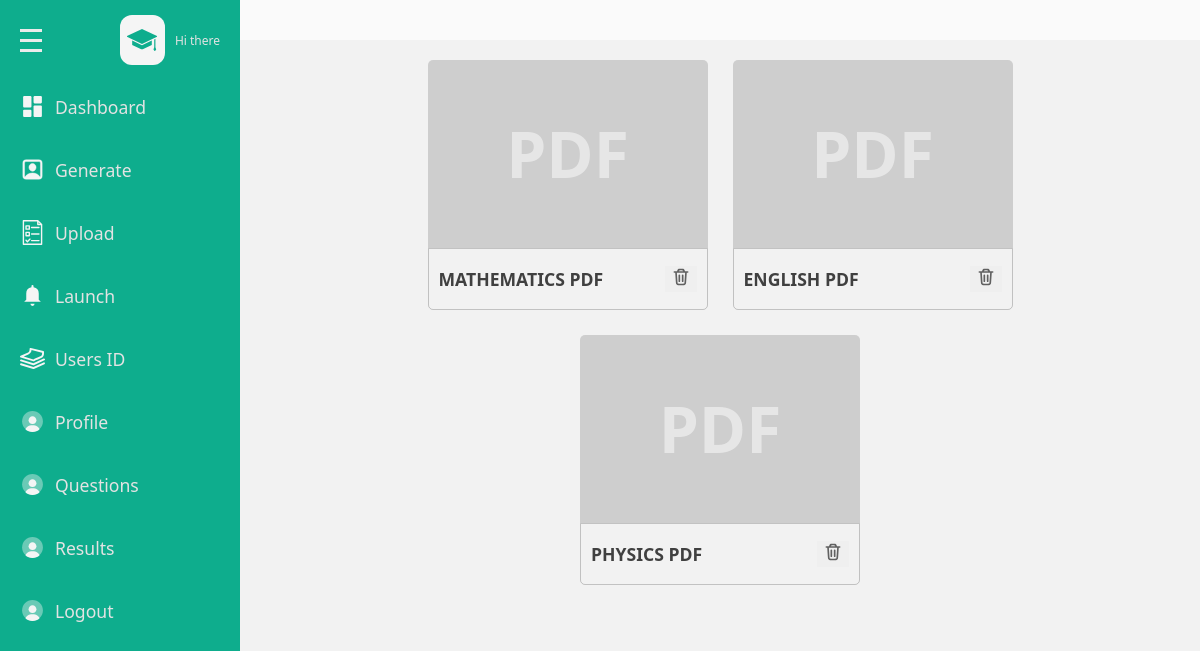
Before: /admins/question with the older database file.
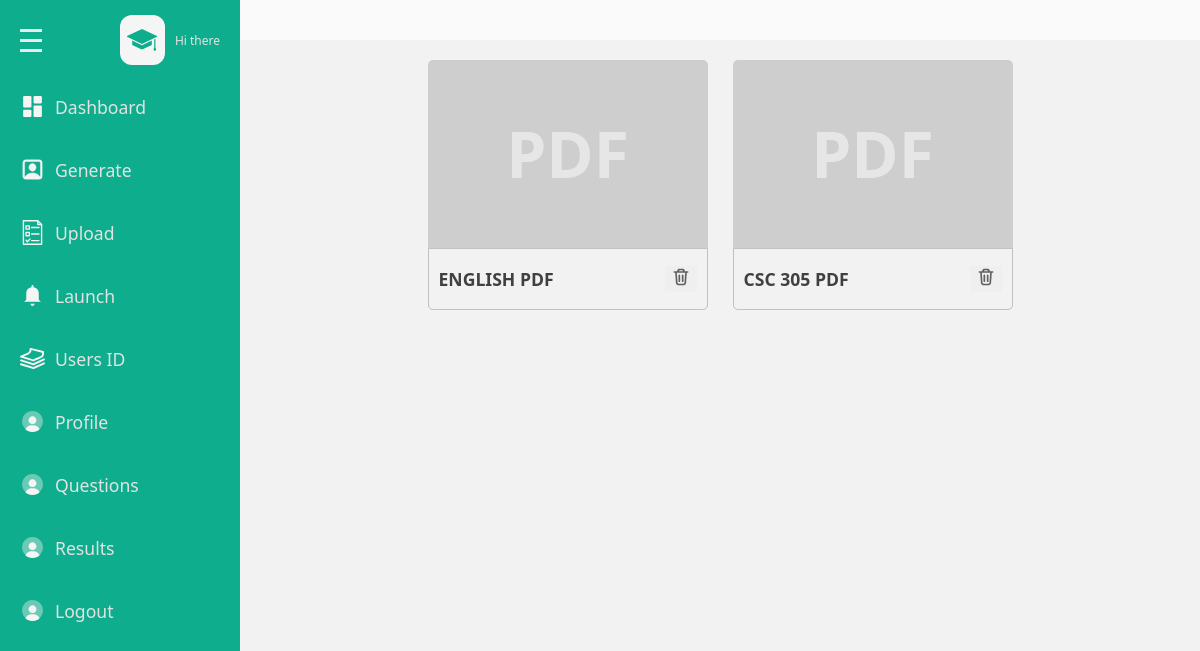
After: the same page with the newer database file.
### base/models.py (models this page shows, shortened)
class Subject(models.Model):
    name = models.CharField(max_length=255, unique=True, null=True)

### admins/views.py (the view)
# urls.py: path('question',views.question,name='question'),
def question(request):
    subject  = Subject.objects.all()[:10]
    context ={
        'subject':subject
    }
    return render (request, 'admins/question.html',context)

### base/templates/admins/question.html (shortened to what the changed rows need)
{% load static %}
<!DOCTYPE html>
<html lang="en">
<head>
    <link rel = "stylesheet" href = "{% static 'css/style.css' %}"/>
</head>
<body>
    <div class = "page">
        <div class = "wrapper">
                                <!DOCTYPE svg PUBLIC "-//W3C//DTD SVG 1.1//EN" "http://www.w3.org/Graphics/SVG/1.1/DTD/svg11.dtd">
                                <!DOCTYPE svg PUBLIC "-//W3C//DTD SVG 1.1//EN" "http://www.w3.org/Graphics/SVG/1.1/DTD/svg11.dtd">
                                <!DOCTYPE svg PUBLIC "-//W3C//DTD SVG 1.1//EN" "http://www.w3.org/Graphics/SVG/1.1/DTD/svg11.dtd">
                                <!DOCTYPE svg PUBLIC "-//W3C//DTD SVG 1.1//EN" "http://www.w3.org/Graphics/SVG/1.1/DTD/svg11.dtd">
                                <!DOCTYPE svg PUBLIC "-//W3C//DTD SVG 1.1//EN" "http://www.w3.org/Graphics/SVG/1.1/DTD/svg11.dtd">
                                <!DOCTYPE svg PUBLIC "-//W3C//DTD SVG 1.1//EN" "http://www.w3.org/Graphics/SVG/1.1/DTD/svg11.dtd">
                                <!DOCTYPE svg PUBLIC "-//W3C//DTD SVG 1.1//EN" "http://www.w3.org/Graphics/SVG/1.1/DTD/svg11.dtd">
                                <!DOCTYPE svg PUBLIC "-//W3C//DTD SVG 1.1//EN" "http://www.w3.org/Graphics/SVG/1.1/DTD/svg11.dtd">
                                <!DOCTYPE svg PUBLIC "-//W3C//DTD SVG 1.1//EN" "http://www.w3.org/Graphics/SVG/1.1/DTD/svg11.dtd">
                                <!DOCTYPE svg PUBLIC "-//W3C//DTD SVG 1.1//EN" "http://www.w3.org/Graphics/SVG/1.1/DTD/svg11.dtd">
            <div class = "main-content">
                <div class = "question-pdf-box-wrapper flex-wrap">
                    {% if subject %}
                        {%  for subject in subject  %}
                            <div class = "question-pdf-box">
                                <div class = "pdf-graphics flex-center">
                                    <span>PDF</span>
                                </div>
                                <div class="question-pdf-details flex">
                                    <h3 class ="question-pdf-name">{{subject.name|upper}} PDF</h3>
                                    <button data-link = {% url 'admins:delete' subject.pk %} class = "delete-btn">
                                    </button>
                                </div>
                            </div>
                        {% endfor %}
                    {%else%}
                            <h2 class ="empty-head">No Pdf Yet Please Upload</h2>
                    {% endif %}
                </div>
            </div>
        </div>
    </div>
</body>
</html>

Changed rows visible on the page:
removed Subject: name "MATHEMATICS"
removed Subject: name "PHYSICS"
added Subject: name "CSC 305"
